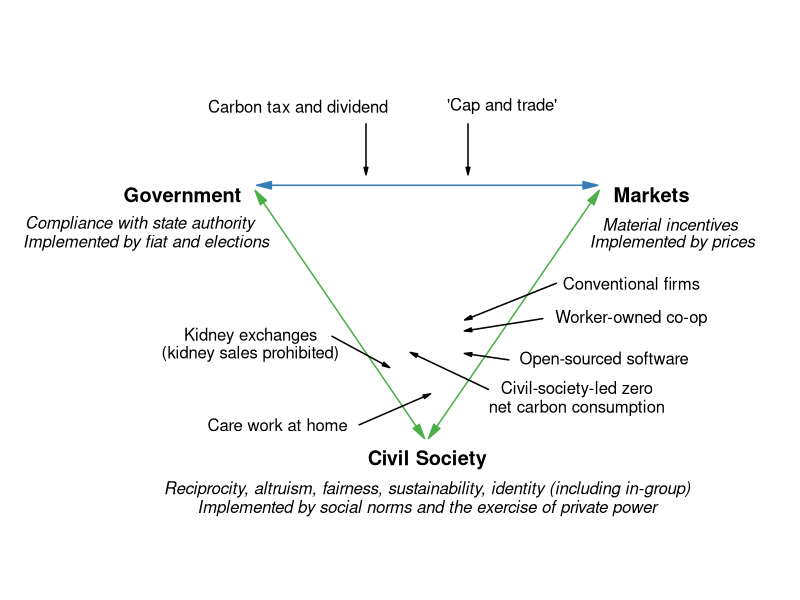

Reproduce this figure in R.
#' Graph Designer: Scott Cohn
#' Authors: Bowles and Halliday
#' Title: Coordination, Conflict and Competition: A Text in Microeconomics

library(shape)

pdf(file = "public_mechanism/govt_markt_civ_general.pdf", width = 9, height = 6)

#Set parameters for graphics
pointsize <- 1.8
axislabelsize <- 1.5
labelsize <- 1.0
namesize <- 1.2
annotatesize <- 1.5
graphlinewidth <- 2
segmentlinewidth <- 1.5

COL <- c("#7fc97f", "#beaed4", "#fdc086", "#ffff99", "#386cb0", "#f0027f", "#bf5b17", "#666666")
COLA <- c("#e0f3db", "#99d8c9","#66c2a4","#41ae76", "#238b45", "#005824")
COLB <- c("#c6dbef", "#4eb3d3", "#2b8cbe", "#0868ac","#084081")
COLC <- c("#fcfbfd", "#efedf5", "#dadaeb", "#bcbddc", "#9e9ac8", "#807dba", "#6a51a3", "#54278f", "#3f007d")
grays <- gray.colors(25, start = 1, end = 0, alpha = 1)

#Edited the margins to cater for the larger LHS labels
par(mar =  c(0.5, 3, 0, 3))


#Add limits on axes and levels of utility for each indifference curve
ylims <- c(0, 50)
xlims <- c(0, 50)

npts <- 501 
x <- seq(xlims[1], xlims[2], length.out = npts)
y <- seq(ylims[1], ylims[2], length.out = npts) 

plot(0, 0, xlim = xlims, ylim = ylims, type = "n",
     xlab = expression(paste("")),
     ylab = expression(paste("")), 
     xaxt = "n", 
     yaxt = "n", 
     cex.lab = axislabelsize, 
     bty = "n", 
     xaxs = "i", 
     yaxs = "i"
)


# Axes --------------------------------------------------------------------


# ticksy <- c(NA)
# ylabels <- c(NA)
# ticksx <- c(NA)
# xlabels <- c(NA)
# 
# axis(1,at = ticksx,  pos = 0, labels = xlabels, cex.axis = labelsize)
# axis(2,at = ticksy,  pos = 0, labels = ylabels, las = 1, cex.axis = labelsize)

npts <- 500 
xx1 <- seq(xlims[1], xlims[2], length.out = npts)

#Axis labels and draw linear utility function
# text(-0.2, 0.5*ylims[2], expression(paste("y axis")), xpd = TRUE, cex = axislabelsize, srt = 90) 
# text(0.5*xlims[2], -0.15, expression(paste("x axis")), xpd = TRUE, cex = axislabelsize) 

# Arrows ------------------------------------------------------------------

# points(12, 32.5, cex = 1.5, pch = 16)
# points(38, 32.5, cex = 1.5, pch = 16)
# points(25, 10, cex = 1.5, pch = 16)

# Top
Arrows(15, 34.3, 39, 34.3, code = 3, lty = 1, lwd = segmentlinewidth, arr.type = "triangle", arr.length = 0.3, col = "#377eb8")
# Left
Arrows(14.65, 33.35, 26.5, 13.35, code = 3, lty = 1, lwd = segmentlinewidth, arr.type = "triangle", arr.length = 0.3, col = "#4daf4a")
# Right
Arrows(27.4, 13.35, 39.35, 33.35, code = 3, lty = 1, lwd = segmentlinewidth, arr.type = "triangle", arr.length = 0.3, col = "#4daf4a")

# Text --------------------------------------------------------------------
text(9, 33.5, expression(bold("Government")), cex = namesize)
text(5.85, 31, expression(italic("Compliance with state authority")), cex = labelsize, xpd = TRUE)
text(6.3, 29.4, expression(italic("Implemented by fiat and elections")), cex = labelsize, xpd = TRUE)

text(43.5, 33.5, expression(bold("Markets")), cex = namesize)
text(44.85, 31, expression(italic("Material incentives")), cex = labelsize, xpd = TRUE)
text(45, 29.4, expression(italic("Implemented by prices")), cex = labelsize, xpd = TRUE)

text(27, 11, expression(bold("Civil Society")), cex = namesize)
text(27, 8.5, expression(italic("Reciprocity, altruism, fairness, sustainability, identity (including in-group)")), cex = labelsize, xpd = TRUE)
text(27, 6.9, expression(italic("Implemented by social norms and the exercise of private power")), cex = labelsize, xpd = TRUE)

# Annotations (CW) --------------------------------------------------------

# Top
text(0.35*xlims[2], 41, expression("Carbon tax and dividend"), cex = labelsize, xpd = TRUE)
Arrows(0.45*xlims[2], 35.5, 0.45*xlims[2], 39.5, code = 1, lty = 1, lwd = segmentlinewidth, arr.type = "triangle", arr.length = 0.15, col = "black")

text(0.65*xlims[2], 41, expression("'Cap and trade'"), cex = labelsize, xpd = TRUE)
Arrows(0.6*xlims[2], 35.5, 0.6*xlims[2], 39.5, code = 1, lty = 1, lwd = segmentlinewidth, arr.type = "triangle", arr.length = 0.15, col = "black")

# Right
#text(41, 25, expression("Relationships within"), cex = labelsize, xpd = TRUE)
text(42, 26, expression("Conventional firms"), cex = labelsize, xpd = TRUE)
Arrows(30, 23, 36.5, 26, code = 1, lty = 1, lwd = segmentlinewidth, arr.type = "triangle", arr.length = 0.15, col = "black")

text(42, 23, expression("Worker-owned co-op"), cex = labelsize, xpd = TRUE)
Arrows(30, 22, 35.5, 23, code = 1, lty = 1, lwd = segmentlinewidth, arr.type = "triangle", arr.length = 0.15, col = "black")

text(40, 19.5, expression("Open-sourced software"), cex = labelsize, xpd = TRUE)
Arrows(30, 20, 33, 19.5, code = 1, lty = 1, lwd = segmentlinewidth, arr.type = "triangle", arr.length = 0.15, col = "black")

text(38, 17, expression("Civil-society-led zero"), cex = labelsize, xpd = TRUE)
text(38, 15.4, expression("net carbon consumption"), cex = labelsize, xpd = TRUE)
Arrows(26, 20, 31.5, 17, code = 1, lty = 1, lwd = segmentlinewidth, arr.type = "triangle", arr.length = 0.15, col = "black")

# text(36, 13, expression("German healthcare system"), cex = labelsize, xpd = TRUE)
# Arrows(22, 25, 28, 13, code = 1, lty = 1, lwd = graphlinewidth, arr.type = "triangle", arr.length = 0.2, col = "black")

# Left

text(16, 14, expression("Care work at home"), cex = labelsize, xpd = TRUE)
Arrows(27, 16.5, 22, 14, code = 1, lty = 1, lwd = segmentlinewidth, arr.type = "triangle", arr.length = 0.15, col = "black")

text(14, 21.5, expression("Kidney exchanges"), cex = labelsize, xpd = TRUE)
text(14, 20, expression("(kidney sales prohibited)"), cex = labelsize, xpd = TRUE)
Arrows(24, 19, 20, 21.5, code = 1, lty = 1, lwd = segmentlinewidth, arr.type = "triangle", arr.length = 0.15, col = "black")

# text(8, 22, expression("NHS call for volunteers"), cex = labelsize, xpd = TRUE)
# Arrows(17.5, 22, 15, 22, code = 1, lty = 1, lwd = graphlinewidth, arr.type = "triangle", arr.length = 0.2, col = "black")


dev.off()
